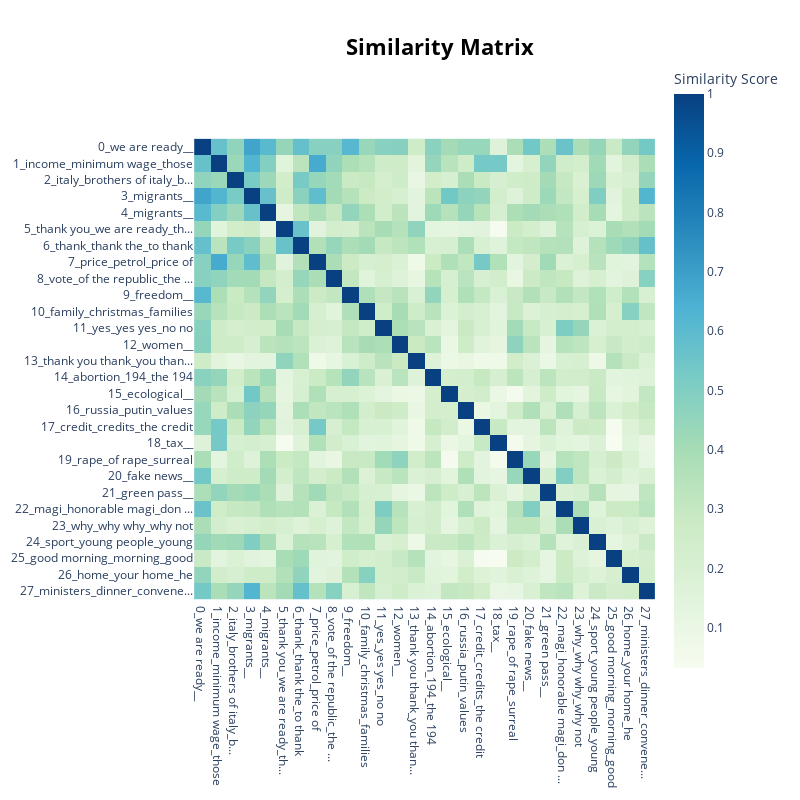

Here is the notebook cell this chart was saved with:
### Code cell
heatmap_fig = topic_model.visualize_heatmap() # n_clusters=20, topics=[4, 18, 26, 21,44]custom_labels=True
heatmap_fig.write_html(processed_dir + 'html/similarity-matrix.html')
heatmap_fig

### Figure 1 — Plotly figure (JSON) as saved in the notebook; plotly's stock layout.template omitted (floating-point values rounded to 4 significant figures; data arrays with more than 128 entries replaced by an {"elided": "..."} marker saying what was removed)
{"data": [{"coloraxis": "coloraxis", "hovertemplate": "x: %{x}<br>y: %{y}<br>Similarity Score: %{z}<extra></extra>", "name": "0", "type": "heatmap", "x": ["0_we are ready__", "1_income_minimum wage_those", "2_italy_brothers of italy_b...", "3_migrants__", "4_migrants__", "5_thank you_we are ready_th...", "6_thank_thank the_to thank", "7_price_petrol_price of", "8_vote_of the republic_the ...", "9_freedom__", "10_family_christmas_families", "11_yes_yes yes_no no", "12_women__", "13_thank you thank_you than...", "14_abortion_194_the 194", "15_ecological__", "16_russia_putin_values", "17_credit_credits_the credit", "18_tax__", "19_rape_of rape_surreal", "20_fake news__", "21_green pass__", "22_magi_honorable magi_don ...", "23_why_why why_why not", "24_sport_young people_young", "25_good morning_morning_good", "26_home_your home_he", "27_ministers_dinner_convene..."], "xaxis": "x", "y": ["0_we are ready__", "1_income_minimum wage_those", "2_italy_brothers of italy_b...", "3_migrants__", "4_migrants__", "5_thank you_we are ready_th...", "6_thank_thank the_to thank", "7_price_petrol_price of", "8_vote_of the republic_the ...", "9_freedom__", "10_family_christmas_families", "11_yes_yes yes_no no", "12_women__", "13_thank you thank_you than...", "14_abortion_194_the 194", "15_ecological__", "16_russia_putin_values", "17_credit_credits_the credit", "18_tax__", "19_rape_of rape_surreal", "20_fake news__", "21_green pass__", "22_magi_honorable magi_don ...", "23_why_why why_why not", "24_sport_young people_young", "25_good morning_morning_good", "26_home_your home_he", "27_ministers_dinner_convene..."], "yaxis": "y", "z": {"elided": "28x28 float values"}}], "layout": {"coloraxis": {"colorbar": {"title": {"text": "Similarity Score"}}, "colorscale": [[0, "rgb(247,252,240)"], [0.125, "rgb(224,243,219)"], [0.25, "rgb(204,235,197)"], [0.375, "rgb(168,221,181)"], [0.5, "rgb(123,204,196)"], [0.625, "rgb(78,179,211)"], [0.75, "rgb(43,140,190)"], [0.875, "rgb(8,104,172)"], [1, "rgb(8,64,129)"]]}, "height": 800, "hoverlabel": {"bgcolor": "white", "font": {"family": "Rockwell", "size": 16}}, "legend": {"title": {"text": "Trend"}}, "margin": {"t": 60}, "showlegend": true, "title": {"font": {"color": "Black", "size": 22}, "text": "<b>Similarity Matrix</b>", "x": 0.55, "xanchor": "center", "y": 0.95, "yanchor": "top"}, "width": 800, "xaxis": {"anchor": "y", "constrain": "domain", "domain": [0, 1], "scaleanchor": "y"}, "yaxis": {"anchor": "x", "autorange": "reversed", "constrain": "domain", "domain": [0, 1]}}}
